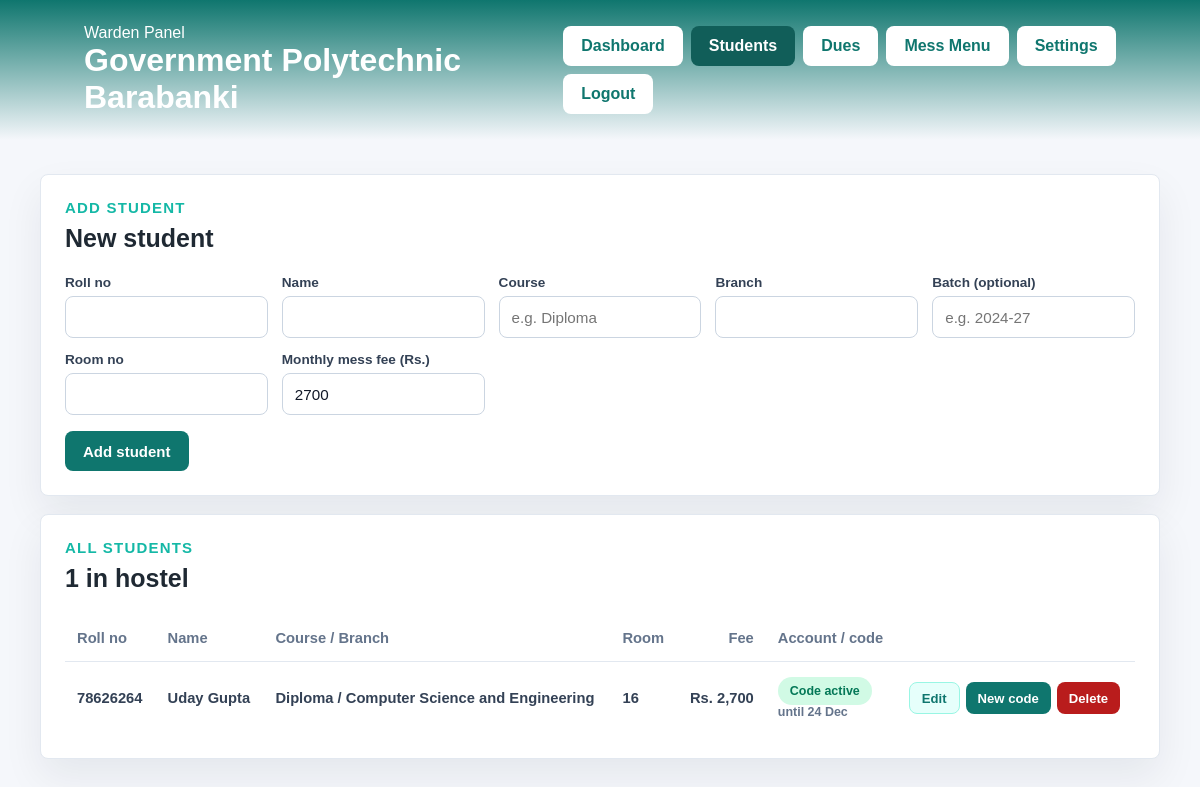
The app's page /admin/students.php (signed in) with its own data.
### tables this page shows
CREATE TABLE students (
  id INT AUTO_INCREMENT PRIMARY KEY,
  roll_no VARCHAR(30) NOT NULL UNIQUE,
  name VARCHAR(100) NOT NULL,
  course VARCHAR(60) NOT NULL,
  branch VARCHAR(100) NOT NULL,
  batch VARCHAR(20) NULL,
  room_no VARCHAR(10) NOT NULL,
  monthly_fee DECIMAL(10,2) NOT NULL DEFAULT 2700,
  password_hash VARCHAR(255) NULL,           
  activation_code_hash VARCHAR(255) NULL,    
  activation_expires DATETIME NULL,
  activation_attempts TINYINT NOT NULL DEFAULT 0,
  created_at TIMESTAMP NOT NULL DEFAULT CURRENT_TIMESTAMP
);

### config.php (called while the page is built, shortened)
<?php
function db(): PDO
{
    static $pdo = null;
    if ($pdo === null) {
        try {
            $pdo = new PDO('mysql:host=' . DB_HOST . ';dbname=' . DB_NAME . ';charset=utf8mb4', DB_USER, DB_PASS, [
                PDO::ATTR_ERRMODE => PDO::ERRMODE_EXCEPTION,
                PDO::ATTR_DEFAULT_FETCH_MODE => PDO::FETCH_ASSOC,
            ]);
        } catch (PDOException $ex) {
            http_response_code(500);
            exit('Database connection failed. Start MySQL in XAMPP and import database.sql (see README.txt).');
        }
    }
    return $pdo;
}
function e($v): string
{
    return htmlspecialchars((string)$v, ENT_QUOTES, 'UTF-8');
}
function setting(string $name, string $default = ''): string
{
    static $all = null;
    if ($all === null) {
        $all = db()->query('SELECT name, value FROM settings')->fetchAll(PDO::FETCH_KEY_PAIR);
    }
    return $all[$name] ?? $default;
}
function money($n): string
{
    $s = number_format((float)$n, 2);
    if (substr($s, -3) === '.00') {
        $s = substr($s, 0, -3);
    }
    return 'Rs. ' . $s;
}

### admin/students.php (the view, shortened to what this page needs)
<?php
require __DIR__ . '/../config.php';
$pdo = db();
$edit = null;
$v = $edit ?? ['id' => '', 'roll_no' => '', 'name' => '', 'course' => '', 'branch' => '', 'batch' => '', 'room_no' => '', 'monthly_fee' => setting('default_fee', '2700')];
$list = $pdo->query('SELECT * FROM students ORDER BY roll_no')->fetchAll();
require __DIR__ . '/_header.php';
?>
<div class="stack">
    <article class="panel">
        <div class="panel-header"><div><p class="heading"><?= $edit ? 'Edit student' : 'Add student' ?></p><h3><?= $edit ? e($edit['name']) : 'New student' ?></h3></div></div>
        <form method="post" action="students.php">
            <div class="form-grid">
                <div><label for="roll_no">Roll no</label><input id="roll_no" name="roll_no" value="<?= e($v['roll_no']) ?>" required></div>
                <div><label for="name">Name</label><input id="name" name="name" value="<?= e($v['name']) ?>" required></div>
                <div><label for="course">Course</label><input id="course" name="course" value="<?= e($v['course']) ?>" placeholder="e.g. Diploma" required></div>
                <div><label for="branch">Branch</label><input id="branch" name="branch" value="<?= e($v['branch']) ?>" required></div>
                <div><label for="batch">Batch (optional)</label><input id="batch" name="batch" value="<?= e($v['batch']) ?>" placeholder="e.g. 2024-27"></div>
                <div><label for="room_no">Room no</label><input id="room_no" name="room_no" value="<?= e($v['room_no']) ?>" required></div>
                <div><label for="monthly_fee">Monthly mess fee (Rs.)</label><input id="monthly_fee" name="monthly_fee" type="number" min="0" step="0.01" value="<?= e($v['monthly_fee']) ?>" required></div>
            </div>
            <div class="form-actions">
                <button class="btn" type="submit"><?= $edit ? 'Save changes' : 'Add student' ?></button>
            </div>
        </form>
    </article>
    <article class="panel">
        <div class="panel-header"><div><p class="heading">All students</p><h3><?= count($list) ?> in hostel</h3></div></div>
        <div class="scroll">
            <table class="admin-table">
                <thead><tr><th>Roll no</th><th>Name</th><th>Course / Branch</th><th>Room</th><th class="num">Fee</th><th>Account / code</th><th></th></tr></thead>
                <tbody>
                <?php foreach ($list as $r): ?>
                    <tr>
                        <td><?= e($r['roll_no']) ?></td>
                        <td><?= e($r['name']) ?></td>
                        <td><?= e($r['course']) ?> / <?= e($r['branch']) ?><?= $r['batch'] ? ' (' . e($r['batch']) . ')' : '' ?></td>
                        <td><?= e($r['room_no']) ?></td>
                        <td class="num"><?= e(money($r['monthly_fee'])) ?></td>
                        <td>
                            <?php
                            if ($r['password_hash']) { $label = 'Account created'; $cls = 'paid'; }
                            elseif (!$r['activation_code_hash']) { $label = 'No code'; $cls = 'pending'; }
                            elseif ((int)$r['activation_attempts'] >= ACTIVATION_MAX_TRIES) { $label = 'Code locked'; $cls = 'pending'; }
                            elseif (strtotime((string)$r['activation_expires']) < time()) { $label = 'Code expired'; $cls = 'pending'; }
                            else { $label = 'Code active'; $cls = 'paid'; }
                            ?>
                            <span class="pill <?= $cls ?>"><?= $label ?></span>
                            <?php if (!$r['password_hash'] && $label === 'Code active'): ?><small class="note">until <?= e(date('d M', strtotime($r['activation_expires']))) ?></small><?php endif; ?>
                        </td>
                        <td>
                            <div class="btn-row">
                                <a class="btn small ghost" href="students.php?edit=<?= (int)$r['id'] ?>">Edit</a>
                                <?php if (!$r['password_hash']): ?>
                                    <form method="post" action="students.php">
                                        <button class="btn small" type="submit">New code</button>
                                    </form>
                                <?php endif; ?>
                                <form method="post" action="students.php" onsubmit="return confirm('Delete this student and all their bills?');">
                                    <button class="btn small danger" type="submit">Delete</button>
                                </form>
                            </div>
                        </td>
                    </tr>
                <?php endforeach; ?>
                </tbody>
            </table>
        </div>
    </article>
</div>
<?php require __DIR__ . '/_footer.php'; ?>

### admin/_header.php (shortened to what this page needs)
<?php
$current = basename($_SERVER['SCRIPT_NAME']);
$nav = ['index.php' => 'Dashboard', 'students.php' => 'Students', 'dues.php' => 'Dues',
        'menu.php' => 'Mess Menu', 'settings.php' => 'Settings'];
?>
<!DOCTYPE html>
<html lang="en">
<head>
    <link rel="stylesheet" href="../user_interface/userinterface.css">
    <link rel="stylesheet" href="admin.css">
</head>
<body>
    <header class="topbar">
        <div>
            <p class="eyebrow">Warden Panel</p>
            <h1><?= e(setting('hostel_name', 'Hostel')) ?></h1>
        </div>
        <nav class="admin-nav">
            <?php foreach ($nav as $file => $label): ?>
                <a class="logout-link<?= $current === $file ? ' active' : '' ?>" href="<?= $file ?>"><?= $label ?></a>
            <?php endforeach; ?>
            <a class="logout-link" href="logout.php">Logout</a>
        </nav>
    </header>
    <main class="dashboard">

### admin/_footer.php
    </main>
</body>
</html>

### user_interface/userinterface.css (style rules this page uses)
* { box-sizing: border-box; margin: 0; padding: 0; }
body { min-height: 100vh; font-family: Arial, Helvetica, sans-serif; color: #1f2933; background: #f5f7fb; }
.topbar { display: flex; align-items: center; justify-content: space-between; gap: 20px; padding: 24px 7vw; color: #ffffff; background: linear-gradient(#0f766e,#f5f7fb); }
.topbar h1 { font-size: clamp(1.35rem, 3vw, 2rem); letter-spacing: 0; }
.heading { margin-bottom: 8px; color: #14b8a6; font-size: 15px; font-weight: 800; letter-spacing: 0.08em; text-transform: uppercase; }
.logout-link { display: inline-flex; align-items: center; justify-content: center; min-height: 40px; padding: 0 18px; color: #0f766e; font-weight: 800; text-decoration: none; background: #ffffff; border-radius: 8px; }
.dashboard { width: min(1120px, calc(100% - 32px)); margin: 0 auto; padding: 34px 0 48px; }
.summary-card, .panel { background: #ffffff; border: 1px solid #e2e8f0; border-radius: 8px; box-shadow: 0 18px 40px rgba(15, 23, 42, 0.07); }
.panel { padding: 24px; }
.panel-header { display: flex; align-items: center; justify-content: space-between; gap: 16px; margin-bottom: 22px; }
.panel-header h3 { font-size: 25px; letter-spacing: 0; }
.badge, .pill { display: inline-flex; align-items: center; justify-content: center; min-height: 28px; padding: 0 12px; font-size: 0.78rem; font-weight: 800; border-radius: 999px; }
.paid { color: #047857; background: #d1fae5; }
.qr, .btn { padding: 10px 18px; width: min(100%, 240px); color: #ffffff; font-size: 15px; font-weight: 800; cursor: pointer; text-decoration: none; background: #0f766e; border: 0; border-radius: 8px; transition: background 0.2s ease, transform 0.2s ease; }
table { width: 100%; border-collapse: collapse; }
th, td { padding: 15px 12px; text-align: center; border-bottom: 1px solid #e2e8f0; }
th { color: #64748b; font-size: 12px; text-transform: uppercase; }
td { color: #334155; font-weight: 700; }
tr:last-child td { border-bottom: 0; }
.small { font-size: 0.85rem; }
.note { display: block; color: #64748b; font-size: 0.78rem; font-weight: 600; }

### admin/admin.css (style rules this page uses)
.admin-nav { display: flex; flex-wrap: wrap; gap: 8px; }
.admin-nav .logout-link.active { color: #ffffff; background: #115e59; }
.stack { display: grid; gap: 18px; }
.scroll { overflow-x: auto; }
.scroll table { min-width: 640px; }
.admin-table th, .admin-table td { text-align: left; font-size: 0.92rem; vertical-align: middle; }
.admin-table th { text-transform: none; }
.admin-table td.num, .admin-table th.num { text-align: right; }
.form-grid { display: grid; grid-template-columns: repeat(auto-fit, minmax(170px, 1fr)); gap: 14px; align-items: end; }
.form-grid label { display: block; margin-bottom: 6px; color: #334155; font-size: 0.85rem; font-weight: 700; }
.form-grid input, .form-grid select { width: 100%; height: 42px; padding: 0 12px; color: #111827; font-size: 0.95rem; background: #fff; border: 1px solid #cbd5e1; border-radius: 8px; }
.form-actions { display: flex; flex-wrap: wrap; gap: 10px; margin-top: 16px; }
.btn { display: inline-flex; align-items: center; justify-content: center; height: auto; min-height: 40px; }
.btn.small { width: auto; min-height: 32px; padding: 6px 12px; font-size: 0.82rem; }
.btn.ghost { color: #0f766e; background: #e6fffb; border: 1px solid #99f6e4; }
.btn.danger { background: #b91c1c; }
.btn:not(a) { width: auto; }
.btn-row { display: flex; flex-wrap: wrap; gap: 6px; }
.btn-row form { margin: 0; }

### records on screen
students: roll_no "78626264", name "Uday Gupta", course "Diploma", branch "Computer Science and Engineering", room_no "16", monthly_fee "Rs. 2,700", label "Code active", activation_expires "24 Dec"

### other values on screen
setting('hostel_name', 'Hostel') "Government Polytechnic Barabanki"
$label "Dashboard"
$label "Students"
$label "Dues"
$label "Mess Menu"
$label "Settings"
count($list) "1"
